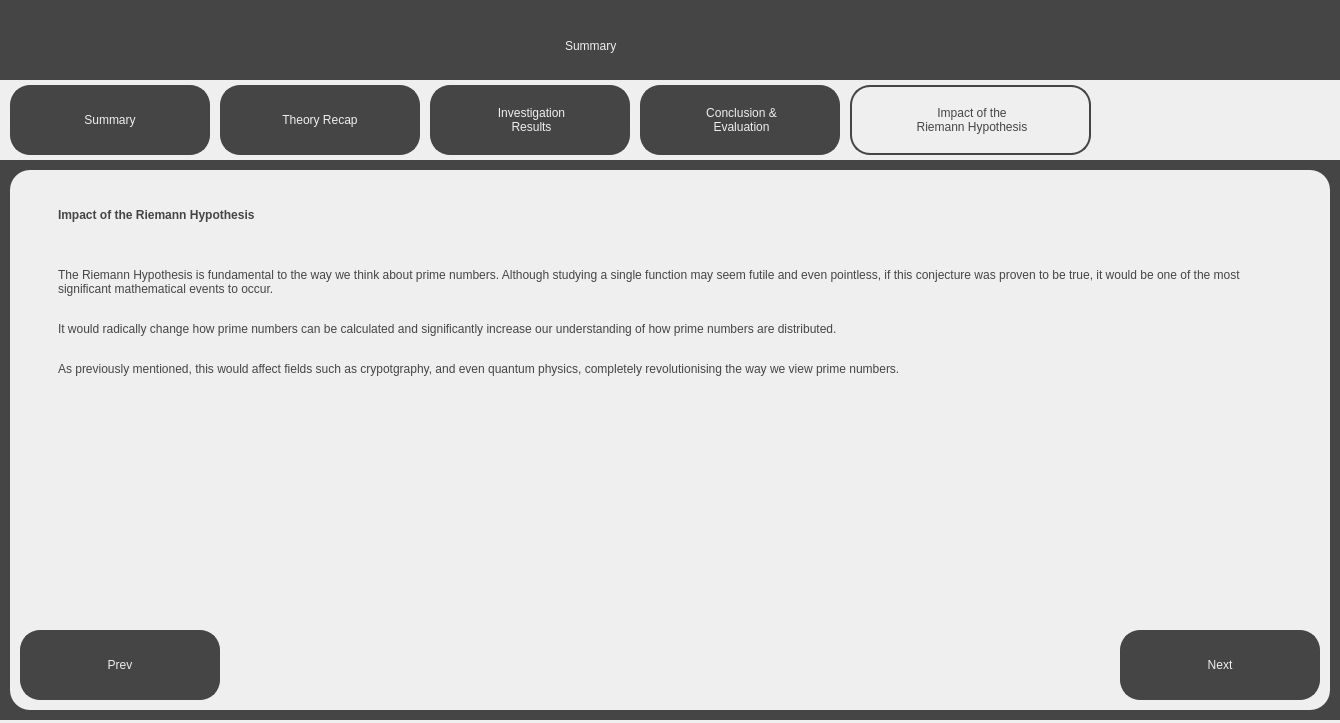
<?xml version="1.0" encoding="UTF-8"?>
<ui version="4.0">
 <class>ImpactScreen</class>
 <widget class="QDialog" name="ImpactScreen">
  <property name="geometry">
   <rect>
    <x>0</x>
    <y>0</y>
    <width>1340</width>
    <height>723</height>
   </rect>
  </property>
  <property name="windowTitle">
   <string>Visualising the Riemann Hypothesis - Summary</string>
  </property>
  <property name="sizeGripEnabled">
   <bool>false</bool>
  </property>
  <widget class="QWidget" name="widget" native="true">
   <property name="geometry">
    <rect>
     <x>0</x>
     <y>0</y>
     <width>1340</width>
     <height>720</height>
    </rect>
   </property>
   <property name="styleSheet">
    <string notr="true">background-color: rgb(69, 69, 69);</string>
   </property>
   <widget class="QLabel" name="Title">
    <property name="geometry">
     <rect>
      <x>565</x>
      <y>20</y>
      <width>211</width>
      <height>51</height>
     </rect>
    </property>
    <property name="styleSheet">
     <string notr="true">font: 36pt &quot;Sans Serif&quot;; color:rgb(239, 239, 239)</string>
    </property>
    <property name="text">
     <string>Summary</string>
    </property>
   </widget>
   <widget class="QWidget" name="TabBar" native="true">
    <property name="geometry">
     <rect>
      <x>0</x>
      <y>80</y>
      <width>1340</width>
      <height>80</height>
     </rect>
    </property>
    <property name="styleSheet">
     <string notr="true">background-color: rgb(239, 239, 239);</string>
    </property>
    <widget class="QPushButton" name="SummaryTab">
     <property name="geometry">
      <rect>
       <x>10</x>
       <y>5</y>
       <width>200</width>
       <height>70</height>
      </rect>
     </property>
     <property name="cursor">
      <cursorShape>PointingHandCursor</cursorShape>
     </property>
     <property name="styleSheet">
      <string notr="true">border: 2px solid;
border-radius: 20px;
border-color:rgb(69, 69, 69);
background-color: rgb(69, 69, 69);
font: 18pt &quot;Sans Serif&quot;; color:rgb(239, 239, 239);
</string>
     </property>
     <property name="text">
      <string>Summary</string>
     </property>
    </widget>
    <widget class="QPushButton" name="TheoryRecapTab">
     <property name="geometry">
      <rect>
       <x>220</x>
       <y>5</y>
       <width>200</width>
       <height>70</height>
      </rect>
     </property>
     <property name="cursor">
      <cursorShape>PointingHandCursor</cursorShape>
     </property>
     <property name="styleSheet">
      <string notr="true">border: 2px solid;
border-radius: 20px;
border-color:rgb(69, 69, 69);
background-color: rgb(69, 69, 69);
font: 18pt &quot;Sans Serif&quot;; color:rgb(239, 239, 239);
</string>
     </property>
     <property name="text">
      <string>Theory Recap</string>
     </property>
    </widget>
    <widget class="QLabel" name="InvestigationResultsLabel">
     <property name="geometry">
      <rect>
       <x>430</x>
       <y>5</y>
       <width>200</width>
       <height>70</height>
      </rect>
     </property>
     <property name="styleSheet">
      <string notr="true">border: 2px solid;
border-radius: 20px;
border-color:rgb(69, 69, 69);
background-color: rgb(69, 69, 69);
font: 18pt &quot;Sans Serif&quot;; color:rgb(239, 239, 239);
</string>
     </property>
     <property name="text">
      <string>&lt;html&gt;&lt;head/&gt;&lt;body&gt;&lt;p align=&quot;center&quot;&gt;Investigation&lt;br/&gt;Results&lt;/p&gt;&lt;/body&gt;&lt;/html&gt;</string>
     </property>
    </widget>
    <widget class="QPushButton" name="InvestigationResultsTab">
     <property name="geometry">
      <rect>
       <x>430</x>
       <y>5</y>
       <width>200</width>
       <height>70</height>
      </rect>
     </property>
     <property name="cursor">
      <cursorShape>PointingHandCursor</cursorShape>
     </property>
     <property name="styleSheet">
      <string notr="true">border-radius: 20px;
background-color: rgba(0, 0, 0, 0);
font: 18pt &quot;Sans Serif&quot;;
</string>
     </property>
     <property name="text">
      <string/>
     </property>
    </widget>
    <widget class="QLabel" name="ConclusionLabel">
     <property name="geometry">
      <rect>
       <x>640</x>
       <y>5</y>
       <width>200</width>
       <height>70</height>
      </rect>
     </property>
     <property name="styleSheet">
      <string notr="true">border: 2px solid;
border-radius: 20px;
border-color:rgb(69, 69, 69);
background-color: rgb(69, 69, 69);
font: 18pt &quot;Sans Serif&quot;; color:rgb(239, 239, 239);
</string>
     </property>
     <property name="text">
      <string>&lt;html&gt;&lt;head/&gt;&lt;body&gt;&lt;p align=&quot;center&quot;&gt;Conclusion &amp; &lt;br/&gt;Evaluation&lt;/p&gt;&lt;/body&gt;&lt;/html&gt;</string>
     </property>
    </widget>
    <widget class="QLabel" name="ImpactLabel">
     <property name="geometry">
      <rect>
       <x>850</x>
       <y>5</y>
       <width>241</width>
       <height>70</height>
      </rect>
     </property>
     <property name="styleSheet">
      <string notr="true">border: 2px solid;
border-radius: 20px;
border-color:rgb(69, 69, 69);
background-color: rgb(239, 239, 239);
font: 18pt &quot;Sans Serif&quot;; color:rgb(69, 69, 69);
</string>
     </property>
     <property name="text">
      <string>&lt;html&gt;&lt;head/&gt;&lt;body&gt;&lt;p align=&quot;center&quot;&gt;Impact of the &lt;br/&gt;Riemann Hypothesis&lt;/p&gt;&lt;/body&gt;&lt;/html&gt;</string>
     </property>
    </widget>
    <widget class="QPushButton" name="ConclusionTab">
     <property name="geometry">
      <rect>
       <x>640</x>
       <y>5</y>
       <width>200</width>
       <height>70</height>
      </rect>
     </property>
     <property name="cursor">
      <cursorShape>PointingHandCursor</cursorShape>
     </property>
     <property name="styleSheet">
      <string notr="true">border-radius: 20px;
background-color: rgba(0, 0, 0, 0);
font: 18pt &quot;Sans Serif&quot;;
</string>
     </property>
     <property name="text">
      <string/>
     </property>
    </widget>
    <widget class="QPushButton" name="ImpactTab">
     <property name="geometry">
      <rect>
       <x>850</x>
       <y>5</y>
       <width>241</width>
       <height>70</height>
      </rect>
     </property>
     <property name="cursor">
      <cursorShape>PointingHandCursor</cursorShape>
     </property>
     <property name="styleSheet">
      <string notr="true">border-radius: 20px;
background-color: rgba(0, 0, 0, 0);
font: 18pt &quot;Sans Serif&quot;;
</string>
     </property>
     <property name="text">
      <string/>
     </property>
    </widget>
   </widget>
   <widget class="QWidget" name="MainWidget" native="true">
    <property name="geometry">
     <rect>
      <x>10</x>
      <y>170</y>
      <width>1320</width>
      <height>540</height>
     </rect>
    </property>
    <property name="styleSheet">
     <string notr="true">background-color: rgb(239, 239, 239);
border-radius: 20px;</string>
    </property>
    <widget class="QPushButton" name="PrevButton">
     <property name="geometry">
      <rect>
       <x>10</x>
       <y>460</y>
       <width>200</width>
       <height>70</height>
      </rect>
     </property>
     <property name="cursor">
      <cursorShape>PointingHandCursor</cursorShape>
     </property>
     <property name="styleSheet">
      <string notr="true">border: 2px solid;
border-radius: 20px;
border-color:rgb(69, 69, 69);
background-color: rgb(69, 69, 69);
font: 18pt &quot;Sans Serif&quot;; color:rgb(239, 239, 239);
</string>
     </property>
     <property name="text">
      <string>Prev</string>
     </property>
    </widget>
    <widget class="QPushButton" name="NextButton">
     <property name="geometry">
      <rect>
       <x>1110</x>
       <y>460</y>
       <width>200</width>
       <height>70</height>
      </rect>
     </property>
     <property name="cursor">
      <cursorShape>PointingHandCursor</cursorShape>
     </property>
     <property name="styleSheet">
      <string notr="true">border: 2px solid;
border-radius: 20px;
border-color:rgb(69, 69, 69);
background-color: rgb(69, 69, 69);
font: 18pt &quot;Sans Serif&quot;; color:rgb(239, 239, 239);
</string>
     </property>
     <property name="text">
      <string>Next</string>
     </property>
    </widget>
    <widget class="QLabel" name="SubTitleText">
     <property name="geometry">
      <rect>
       <x>40</x>
       <y>20</y>
       <width>611</width>
       <height>51</height>
      </rect>
     </property>
     <property name="styleSheet">
      <string notr="true">font: 25pt &quot;Sans Serif&quot;; color:rgb(69, 69, 69);
background-color: rgb(239, 239, 239); padding: 5px;</string>
     </property>
     <property name="text">
      <string>&lt;html&gt;&lt;head/&gt;&lt;body&gt;&lt;p&gt;&lt;span style=&quot; font-weight:600;&quot;&gt;Impact of the Riemann Hypothesis&lt;/span&gt;&lt;/p&gt;&lt;/body&gt;&lt;/html&gt;</string>
     </property>
    </widget>
    <widget class="QLabel" name="MainText">
     <property name="geometry">
      <rect>
       <x>40</x>
       <y>90</y>
       <width>1251</width>
       <height>191</height>
      </rect>
     </property>
     <property name="styleSheet">
      <string notr="true">font: 13pt &quot;Sans Serif&quot;; color:rgb(69, 69, 69);
background-color: rgb(239, 239, 239); padding: 5px;</string>
     </property>
     <property name="text">
      <string>&lt;html&gt;&lt;head/&gt;&lt;body&gt;&lt;p&gt;The Riemann Hypothesis is fundamental to the way we think about prime numbers. Although studying a single function may seem futile and even pointless, if this conjecture was proven to be true, it would be one of the most significant mathematical events to occur.&lt;br/&gt;&lt;/p&gt;&lt;p&gt;It would radically change how prime numbers can be calculated and significantly increase our understanding of how prime numbers are distributed.&lt;br/&gt;&lt;/p&gt;&lt;p&gt;As previously mentioned, this would affect fields such as crypotgraphy, and even quantum physics, completely revolutionising the way we view prime numbers.&lt;/p&gt;&lt;/body&gt;&lt;/html&gt;</string>
     </property>
     <property name="alignment">
      <set>Qt::AlignLeading|Qt::AlignLeft|Qt::AlignTop</set>
     </property>
     <property name="wordWrap">
      <bool>true</bool>
     </property>
    </widget>
   </widget>
  </widget>
 </widget>
 <resources/>
 <connections/>
</ui>
